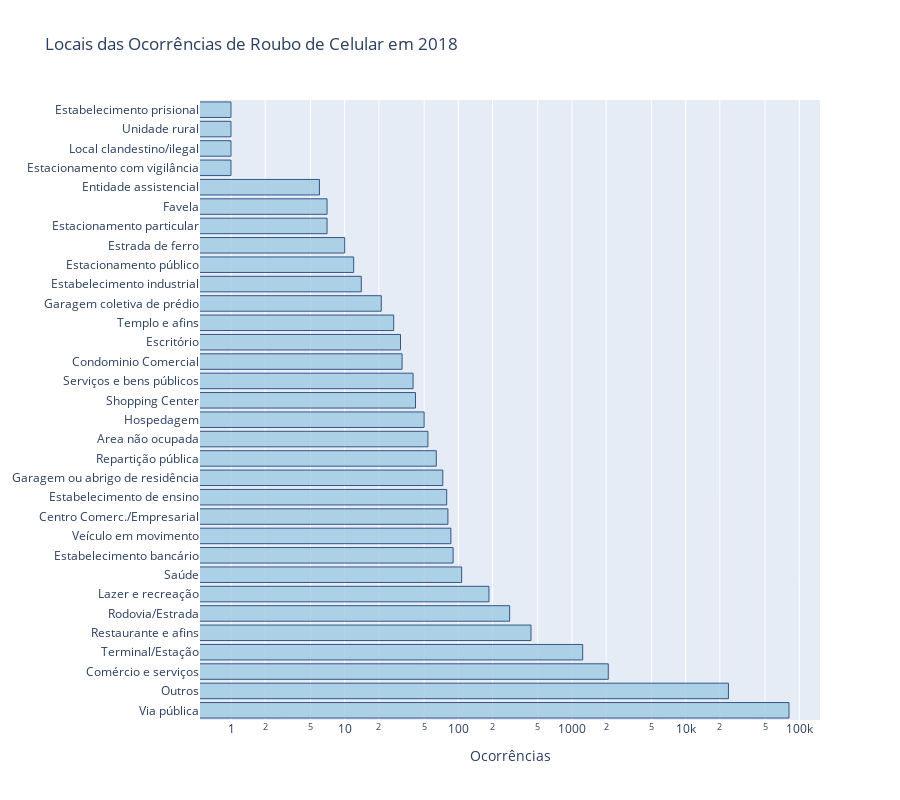

The cell this chart's notebook holds for it:
### Code cell
# FILTRANDO DADOS DE 2018

data = dataset[dataset["ANO_BO"] == 2018].copy()

# PLOT

trace = [go.Bar(
            y = data['DESCRICAOLOCAL'].value_counts().index,
            x = data['DESCRICAOLOCAL'].value_counts().values,
            orientation='h',
            textposition = 'auto',
            marker=dict(
                color='rgb(158,202,225)',
                line=dict(
                    color='rgb(8,48,107)',
                    width=1,
                    )
                ),
            opacity=0.8
)]
           
layout = go.Layout(
    height=800,
    title='Locais das Ocorrências de Roubo de Celular em 2018',
    xaxis=dict(
        title = 'Ocorrências',
        type='log',
        ),
     yaxis=go.layout.YAxis(
     automargin=True
     )
)

fig = go.Figure(data=trace, layout=layout)

py.iplot(fig)

### Figure 1 — Plotly figure (JSON) as saved in the notebook; plotly's stock layout.template omitted (floating-point values rounded to 4 significant figures)
{"data": [{"marker": {"color": "rgb(158,202,225)", "line": {"color": "rgb(8,48,107)", "width": 1}}, "opacity": 0.8, "orientation": "h", "textposition": "auto", "type": "bar", "x": [81161, 23799, 2086, 1242, 436, 283, 186, 107, 90, 86, 81, 79, 73, 64, 54, 50, 42, 40, 32, 31, 27, 21, 14, 12, 10, 7, 7, 6, 1, 1, 1, 1], "y": ["Via pública", "Outros", "Comércio e serviços", "Terminal/Estação", "Restaurante e afins", "Rodovia/Estrada", "Lazer e recreação", "Saúde", "Estabelecimento bancário", "Veículo em movimento", "Centro Comerc./Empresarial", "Estabelecimento de ensino", "Garagem ou abrigo de residência", "Repartição pública", "Area não ocupada", "Hospedagem", "Shopping Center", "Serviços e bens públicos", "Condominio Comercial", "Escritório", "Templo e afins", "Garagem coletiva de prédio", "Estabelecimento industrial", "Estacionamento público", "Estrada de ferro", "Estacionamento particular", "Favela", "Entidade assistencial", "Estacionamento com vigilância", "Local clandestino/ilegal", "Unidade rural", "Estabelecimento prisional"]}], "layout": {"height": 800, "title": {"text": "Locais das Ocorrências de Roubo de Celular em 2018"}, "xaxis": {"title": {"text": "Ocorrências"}, "type": "log"}, "yaxis": {"automargin": true}}}
